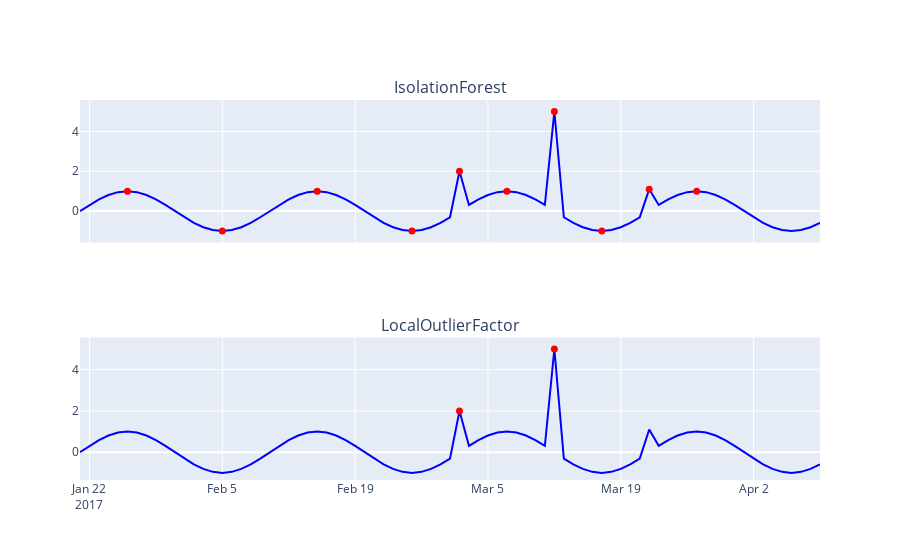

Here is the notebook cell this chart was saved with:
### Code cell
widget.show(viz_backend='plotly')
